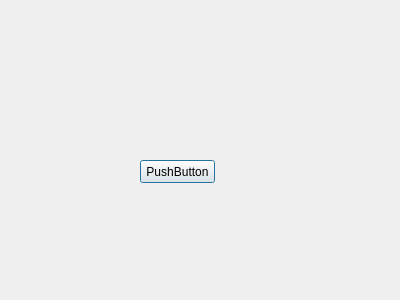
<?xml version="1.0" encoding="UTF-8"?>
<ui version="4.0">
 <class>UrbanGrowthDialogForm</class>
 <widget class="QDialog" name="UrbanGrowthDialogForm">
  <property name="geometry">
   <rect>
    <x>0</x>
    <y>0</y>
    <width>400</width>
    <height>300</height>
   </rect>
  </property>
  <property name="windowTitle">
   <string>Dialog</string>
  </property>
  <widget class="QPushButton" name="pushButton">
   <property name="geometry">
    <rect>
     <x>140</x>
     <y>160</y>
     <width>75</width>
     <height>23</height>
    </rect>
   </property>
   <property name="text">
    <string>PushButton</string>
   </property>
  </widget>
 </widget>
 <resources/>
 <connections/>
</ui>
